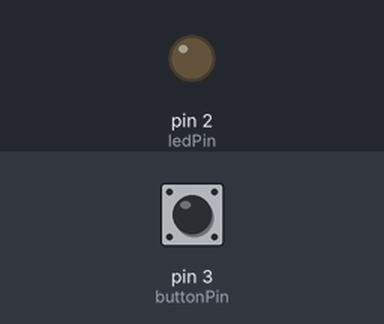
A sketch run on a simulated Arduino Uno, built with avr-gcc and run on an emulated ATmega328P. Shown: output pins drawn as LEDs (lit = HIGH). The test bench sets the inputs (shaded band); at power-on: pin 3 (buttonPin) HIGH.

Above: at 1.2 s.
1.3 s: pin 3 (buttonPin) pulled LOW for 0.15 s
At 1.9 s:
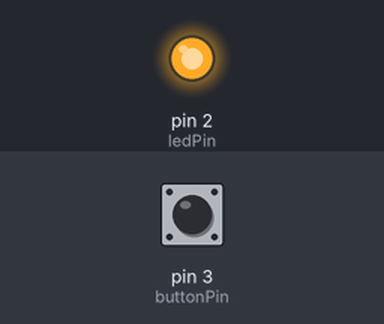
Timing chart, 0 to 7.8 s (numbered marks = the images above; inputs shaded):
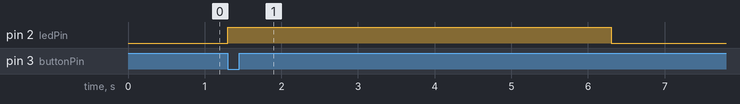

Measured:
- after the input at 1.3 s, pin 2 (ledPin): LOW → HIGH at once, → LOW 5.0 s later

The sketch:

Arduino_4_Button_YLight_5s.ino
```cpp
const int buttonPin = 3;
const int ledPin = 2;

int buttonState = 0;

void setup()
{
  pinMode(ledPin, OUTPUT);
  pinMode(buttonPin, INPUT);
}

void loop()
{
  buttonState = digitalRead(buttonPin);
    if(buttonState == LOW){
      digitalWrite(ledPin, HIGH);
      delay(5000);
    }
  digitalWrite(ledPin, LOW);
}
```
